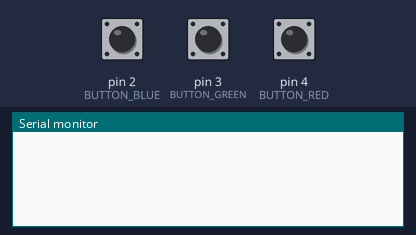
This sketch was run on a simulated Arduino Uno, built with avr-gcc and run on an emulated ATmega328P. Parts: the last lines printed to the serial monitor. The inputs (shaded band) are chosen by the test bench; at power-on: pin 2 (BUTTON_BLUE) HIGH, pin 3 (BUTTON_GREEN) HIGH, pin 4 (BUTTON_RED) HIGH.

Above: at 1.2 s.
1.3 s: pin 2 (BUTTON_BLUE) pulled LOW for 0.15 s
At 2.5 s:
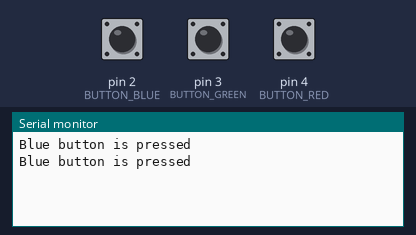
2.9 s: pin 3 (BUTTON_GREEN) pulled LOW for 0.15 s
At 3.8 s:
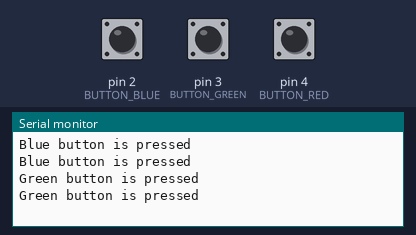
4.5 s: pin 4 (BUTTON_RED) pulled LOW for 0.15 s
At 5.0 s:
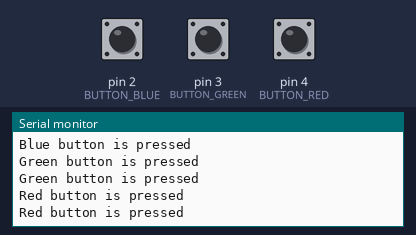

The sketch:

multiple_pushbuttons.ino
```cpp
#define BUTTON_BLUE 2
#define BUTTON_GREEN 3
#define BUTTON_RED 4

void setup()
{
  Serial.begin(9600);
  pinMode(BUTTON_BLUE, INPUT_PULLUP);
  pinMode(BUTTON_GREEN, INPUT_PULLUP);
  pinMode(BUTTON_RED, INPUT_PULLUP);
}

void loop()
{
  byte buttonBlue = digitalRead(BUTTON_BLUE);
  byte buttonGreen = digitalRead(BUTTON_GREEN);
  byte buttonRed = digitalRead(BUTTON_RED);

  if (buttonBlue == LOW) {
      Serial.println("Blue button is pressed");
  } else if (buttonGreen == LOW) {
      Serial.println("Green button is pressed");
  } else if (buttonRed == LOW) {
      Serial.println("Red button is pressed");
  }
  delay(100);
}
```

Measured:
- after the input at 1.3 s, the serial monitor: prints a new line at once (image 1)
- after the input at 2.9 s, the serial monitor: prints a new line at once (image 2)
- after the input at 4.5 s, the serial monitor: prints a new line at once (image 3)
